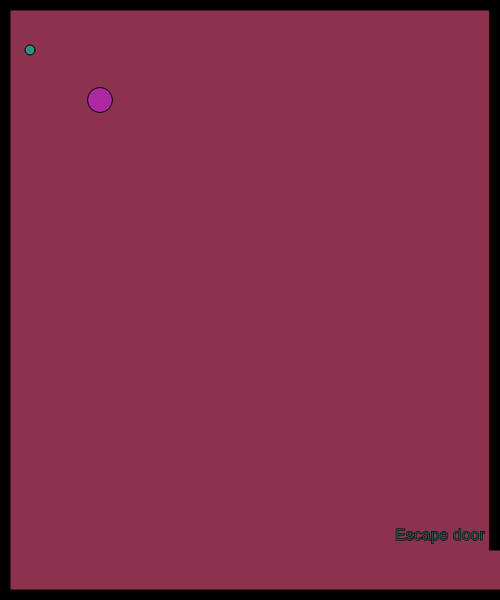
Frame 1 (no input)
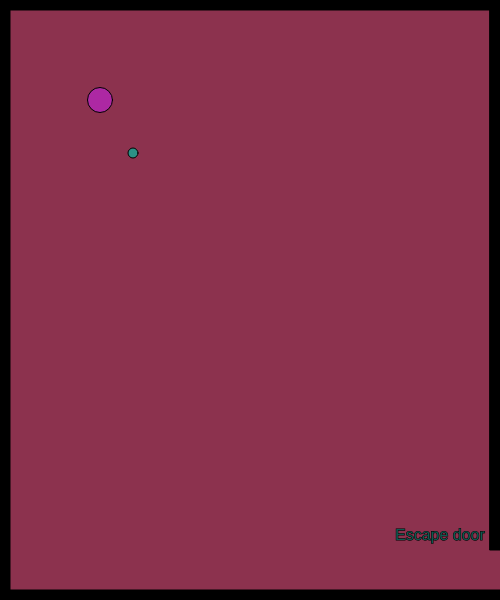
Frame 60 (no input)
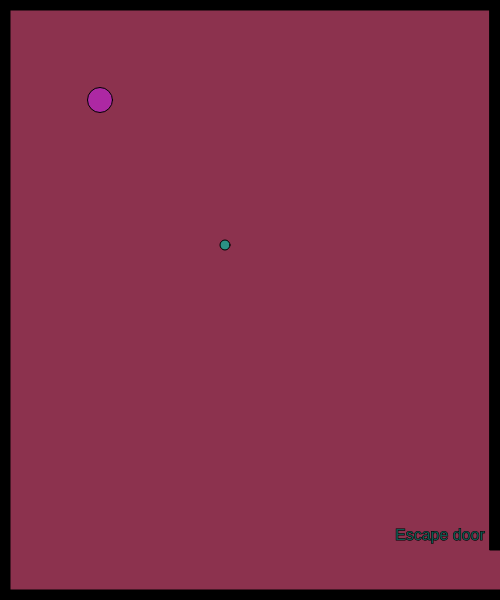
Frame 120 (the mouse pressed at the canvas centre since frame 60)

The p5.js sketch that drew these frames (run headless with seeded random() and noise() and a simulated clock; from frame 60 on, the mouse is pressed at the canvas centre):

// p5.js sketch
// ── sketch.js
 // x and y for my character
 var characterX = 100;
 var characterY = 100;
 // define the key codes for each letter
 var w = 87;
 var s = 83;
 var a = 65;
 var d = 68;

 // x and y for a shape
 var shapeX = 30;
 var shapeY = 50;
 var shapeXSpeed;
 var shapeYSpeed;

 // create a shape when the mouse is clicked
 var mouseShapeX;
 var mouseShapeY;
 function setup() 
 {
  createCanvas(500, 600);
  //gets a random speed when the it first start
  shapeXSpeed = Math.floor(Math.random() * (Math.floor(Math.random() * 5)) + 1)
  shapeXSpeed = Math.floor(Math.random() * (Math.floor(Math.random() * 5)) + 1)
 }
 
 function draw() 
 {
  background(140,50,78);
  stroke(0);
  fill(0);

  // call createBorders function 
  createBorders(10);

  // exit message
  fill(14,90,80)
  textSize(16);
  text("Escape door", width-105,height -60)

  createCharacter();
  //createCharacter(200,350);
  
  characterMovment();

  //potential enemy
  fill(43,145,134);
  // draw the shape
  circle(shapeX, shapeY, 10);

  // get a random speed when the it first starts
  shapeXSpeed = Math.floor(Math.random() * (Math.floor(Math.random() * 5)) + 1);
  shapeXSpeed = Math.floor(Math.random() * (Math.floor(Math.random() * 5)) + 1);

  // move the shape
  shapeX += shapeXSpeed;
  shapeY += shapeXSpeed;
  // check to see if the shape has gone out of bounds
  if(shapeX > width)
  {
    shapeX = 0;
  }
  if(shapeX < 0)
  {
    shapeX = width;
  }
  if(shapeY > height)
  {
    shapeY = 0;
  }
  if(shapeY < 0)
  {
    shapeY = height
  }

  //check to see if the charater has left the exit
  if(characterX > width && characterY > width-50)
  {
    fill(175,50,180);
    stroke(5);
    textSize(26);
    text("Yippie!!!", width/2-50, height/2-50);
  }
  
  //create the shape based on the mouse click
  fill(20,130,10);
  circle(mouseShapeX, mouseShapeY, 25);
 }
 function characterMovment()
 {
 //handle the keys 
 if(keyIsDown(w))
 {
   characterY -= 10;
 }
 if(keyIsDown(s))
 {
   characterY += 10;
 }
 if(keyIsDown(a))
 {
   characterX -= 10;
 }
 if(keyIsDown(d))
 {
   characterX += 10;
 }
 }

 function createCharacter(x,y)
 {
  //character
  charaterX = x;
  character = y;
  console.log(characterX);
  fill(173,40,163)
  circle(characterX,characterY,25);

 }
 function createBorders(thickness)
 {
 // top border
 rect(0,0,width,thickness);
 // left border
 rect(0,0,thickness,height);
 // bottom border
 rect(0, height-thickness,width, thickness);
 // right border
 rect(width-thickness,0,thickness,height-50);
 }
 
 function mouseClicked()
 {
    mouseShapeX = mouseX;
    mouseShapeY = mouseY;
 }
 /*
 function keyPressed() {
    if(keyCode === LEFT_ARROW) {
        characterX -= 10;
    }
    else if (keyCode === RIGHT_ARROW) {
        characterY += 10;
    }
    else if (keyCode === UP_ARROW) {
        characterY -= 10;
    }
    else if (keyCode === DOWN_ARROW) {
        characterY += 10;
    }

   }
   */
